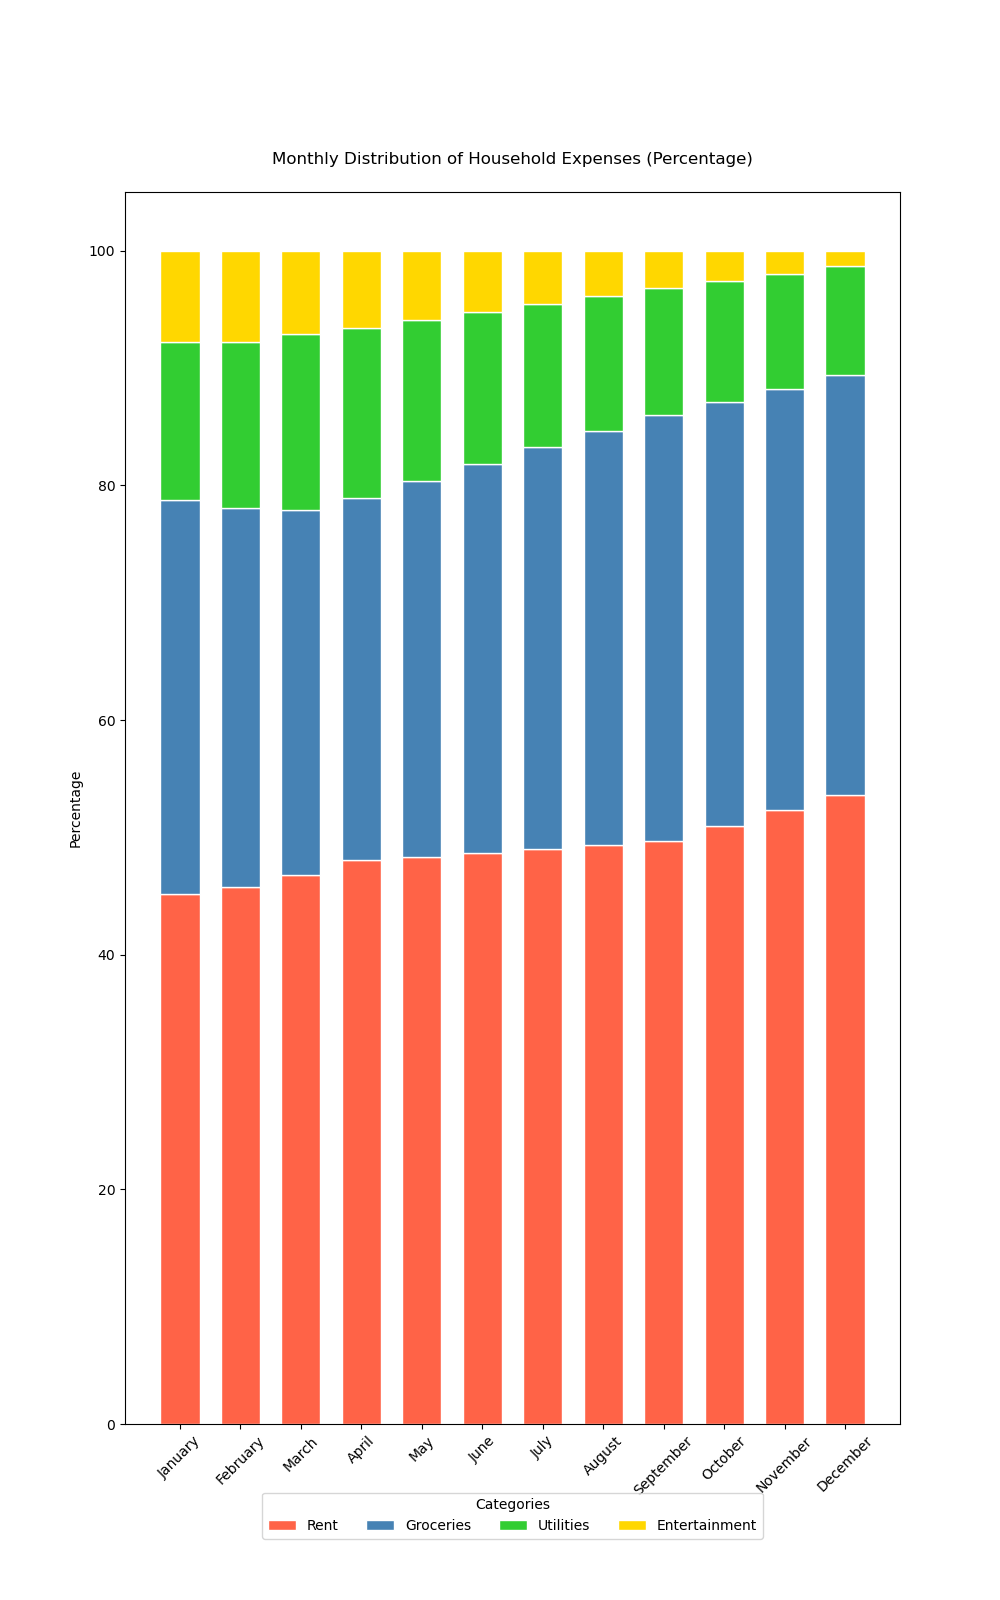

Write the Python code that produced this figure.

import matplotlib.pyplot as plt

months = ['January', 'February', 'March', 'April', 'May', 'June', 
          'July', 'August', 'September', 'October', 'November', 'December']
rent = [700, 710, 720, 730, 740, 750, 760, 770, 780, 790, 800, 810]
groceries = [520, 500, 480, 470, 490, 510, 530, 550, 570, 560, 550, 540]
utilities = [210, 220, 230, 220, 210, 200, 190, 180, 170, 160, 150, 140]
entertainment = [120, 120, 110, 100, 90, 80, 70, 60, 50, 40, 30, 20]

total = [sum(x) for x in zip(rent, groceries, utilities, entertainment)]
rent_percent = [i / j * 100 for i, j in zip(rent, total)]
groceries_percent = [i / j * 100 for i, j in zip(groceries, total)]
utilities_percent = [i / j * 100 for i, j in zip(utilities, total)]
entertainment_percent = [i / j * 100 for i, j in zip(entertainment, total)]

r = range(len(months))

fig, ax = plt.subplots(figsize=(10, 16))

barWidth = 0.65
ax.bar(r, rent_percent, color='#FF6347', edgecolor='white', width=barWidth, label="Rent")
ax.bar(r, groceries_percent, bottom=rent_percent, color='#4682B4', edgecolor='white', width=barWidth, label="Groceries")
ax.bar(r, utilities_percent, bottom=[i + j for i, j in zip(rent_percent, groceries_percent)], color='#32CD32', edgecolor='white', width=barWidth, label="Utilities")
ax.bar(r, entertainment_percent, bottom=[i + j + k for i, j, k in zip(rent_percent, groceries_percent, utilities_percent)], color='#FFD700', edgecolor='white', width=barWidth, label="Entertainment")

plt.xticks(r, months, rotation=45)
plt.ylabel("Percentage")
plt.title("Monthly Distribution of Household Expenses (Percentage)", pad=20)

plt.legend(loc='upper center', bbox_to_anchor=(0.5, -0.05), ncol=4, title="Categories")

plt.show()
